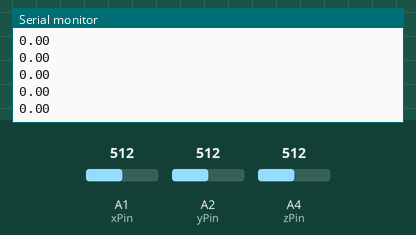
Simulated run of this sketch. Board: Arduino Uno, built with avr-gcc and run on an emulated ATmega328P. Parts: the last lines printed to the serial monitor. Inputs (shaded band) come from the test bench; at power-on: A1 (xPin) = 512, A2 (yPin) = 512, A4 (zPin) = 512.

Above: at 1.2 s.
1.3 s: A1 (xPin) set to 716
At 1.34 s:
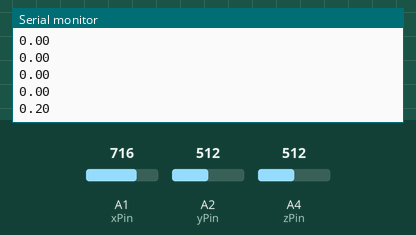
2.8 s: A2 (yPin) set to 306
At 2.86 s:
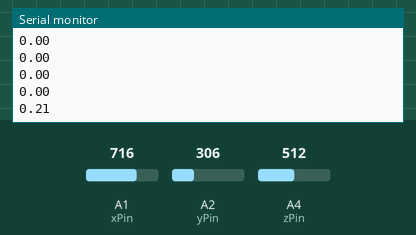
4.3 s: A4 (zPin) set to 900
At 4.34 s:
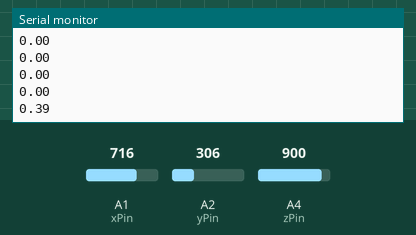
5.8 s: A4 (zPin) set to 1023
At 5.86 s:
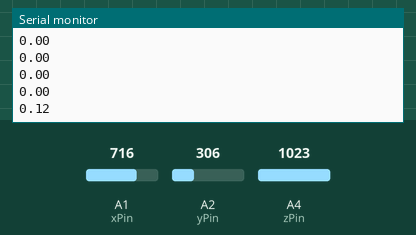
7.3 s: A1 (xPin) set to 900
At 7.34 s:
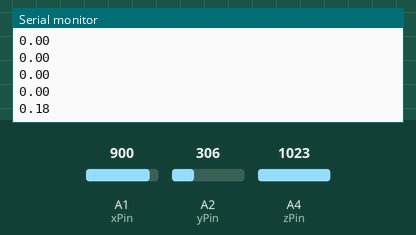
8.8 s: A2 (yPin) set to 0
At 8.86 s:
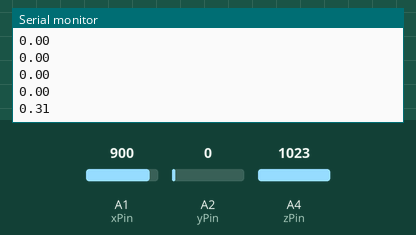
Timing chart, 0 to 11.3 s (numbered marks = the images above; inputs shaded):
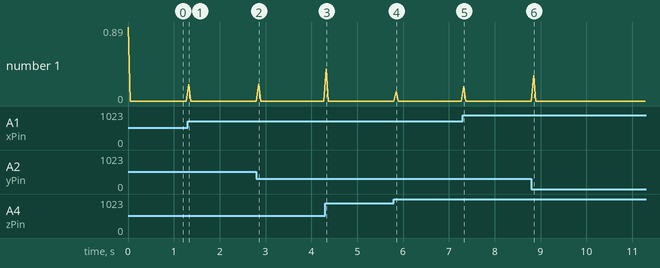

The sketch:

ADXL335.ino
```cpp
const int xPin = 15;  // X-axis input pin
const int yPin = 2;  // Y-axis input pin
const int zPin = 4;  // Z-axis input pin

float X=0;
float Y=0;
float Z=0;


const float Sensitivity = 0.001;  // X-axis sensitivity factor


void setup() {
  Serial.begin(115200);
}

void loop() {
  float x = analogRead(xPin) * Sensitivity;
  float y = analogRead(yPin) * Sensitivity;
  float z= analogRead(zPin) * Sensitivity;
  float res=sqrt((X-x)*(X-x)+(Y-y)*(Y-y)+(Z-z)*(Z-z));
  X=x;
  Y=y;
  Z=z;

  // Serial.print("res: ");
  Serial.println(res);
  // Serial.print("X: ");
  // Serial.print(x);
  // Serial.print(", Y: ");
  // Serial.print(y);
  // Serial.print(", Z: ");
  // Serial.println(z);

  delay(50);
}
```

Measured:
- after the input at 1.3 s, the serial monitor: prints a new line at once (image 1)
- after the input at 2.8 s, the serial monitor: prints a new line after 0.05 s (image 2)
- after the input at 4.3 s, the serial monitor: prints a new line at once (image 3)
- after the input at 5.8 s, the serial monitor: prints a new line after 0.05 s (image 4)
- after the input at 7.3 s, the serial monitor: prints a new line at once (image 5)
- after the input at 8.8 s, the serial monitor: prints a new line after 0.05 s (image 6)
